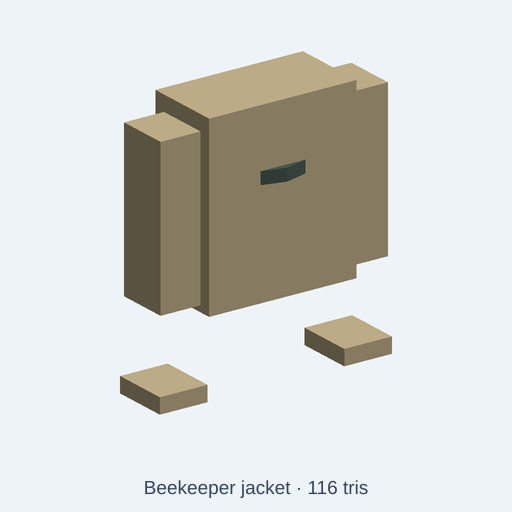
#> input picture artifacts/catalog-demos/apiary-silhouette-20261106/before/beekeeper-jacket.png, 512 x 512 px, given in place of bag-opener.png, which was not available
$ python make_demo.py
#> lines starting #> are read from the running program, lines starting #| are printed output that depends on the picture
#!/usr/bin/env python3
# SPDX-License-Identifier: MIT
# Copyright (c) 2026 Andrii Shylenko and kernelCAD contributors

from pathlib import Path
import subprocess

from PIL import Image, ImageDraw, ImageFont, ImageOps

HERE = Path(__file__).resolve().parent
ROOT = HERE.parents[2]
SLIDES = HERE / "slides"
VIDEO = HERE / "recycling-glass-screening-motor-cap-material-review.mp4"
SIZE = (1280, 720)
BG = "#edf2f6"
INK = "#22354a"
MUTED = "#52687e"
PANEL = "#ffffff"
ACCENT = "#2c6f94"
FONT = "/usr/share/fonts/truetype/dejavu/DejaVuSans.ttf"
FONT_BOLD = "/usr/share/fonts/truetype/dejavu/DejaVuSans-Bold.ttf"
FONT_MONO = "/usr/share/fonts/truetype/dejavu/DejaVuSansMono.ttf"


def font(size: int, bold: bool = False, mono: bool = False) -> ImageFont.FreeTypeFont:
    path = FONT_MONO if mono else FONT_BOLD if bold else FONT
    return ImageFont.truetype(path, size)


def canvas(title: str, subtitle: str | None = None) -> tuple[Image.Image, ImageDraw.ImageDraw]:
#> called with title = 'Recycling equipment: five preview audit'
    image = Image.new("RGB", SIZE, BG)
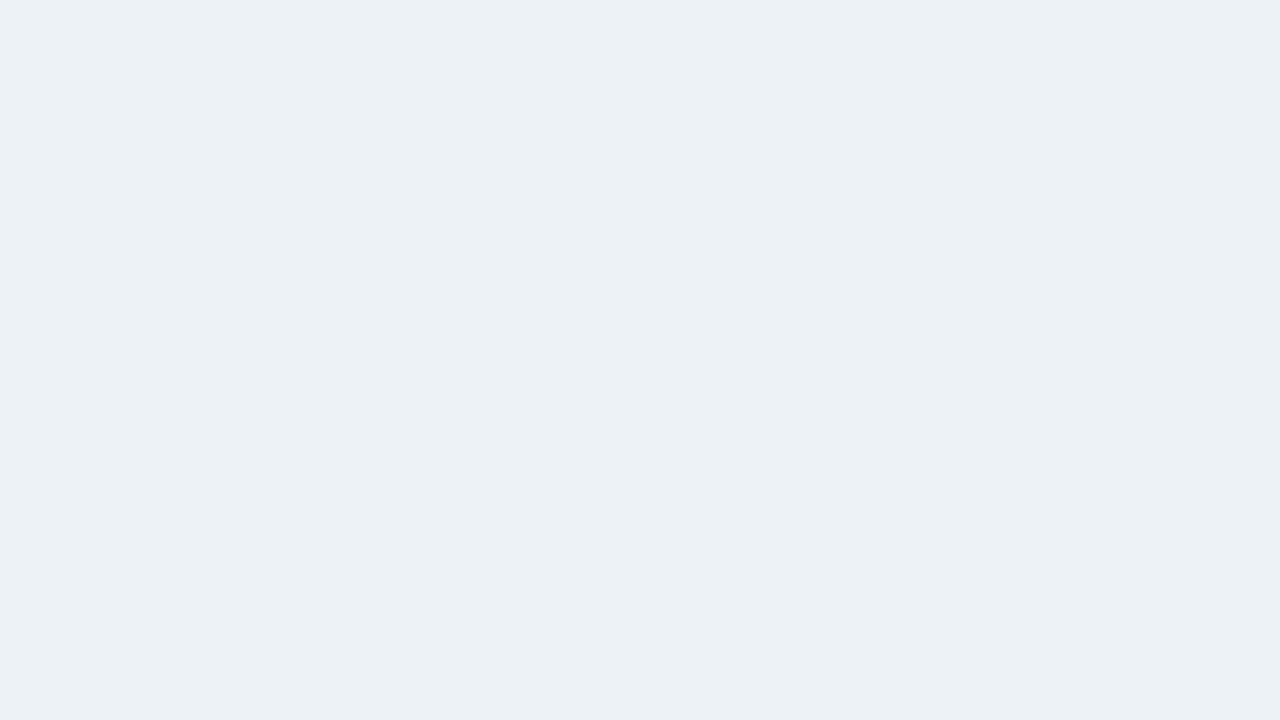
#> image: PIL image 1280x720 RGB; mean R, G, B 237, 242, 246
    draw = ImageDraw.Draw(image)
    draw.text((52, 30), title, fill=INK, font=font(35, bold=True))
    draw.line((52, 86, 1228, 86), fill="#c6d2dc", width=2)
    if subtitle:
        draw.text((54, 98), subtitle, fill=MUTED, font=font(20))
    return image, draw


# [27 lines left out: functions place_image, wrapped, not called in this run]


def save(image: Image.Image, name: str) -> None:
    image.save(SLIDES / name)


def make_slides() -> None:
    SLIDES.mkdir(parents=True, exist_ok=True)
    previews = HERE / "previews" / "before"
    samples = [
        ("Bag opener", "bag-opener.png"),
        ("Cross-belt sorter", "cross-belt-sorter.png"),
        ("Disc screen", "disc-screen.png"),
        ("Glass screening deck", "glass-screening-deck.png"),
        ("Bottle cleaning line", "bottle-cleaning-line.png"),
    ]

    image, draw = canvas("Recycling equipment: five preview audit", "Local default software renders · semantic and material review")
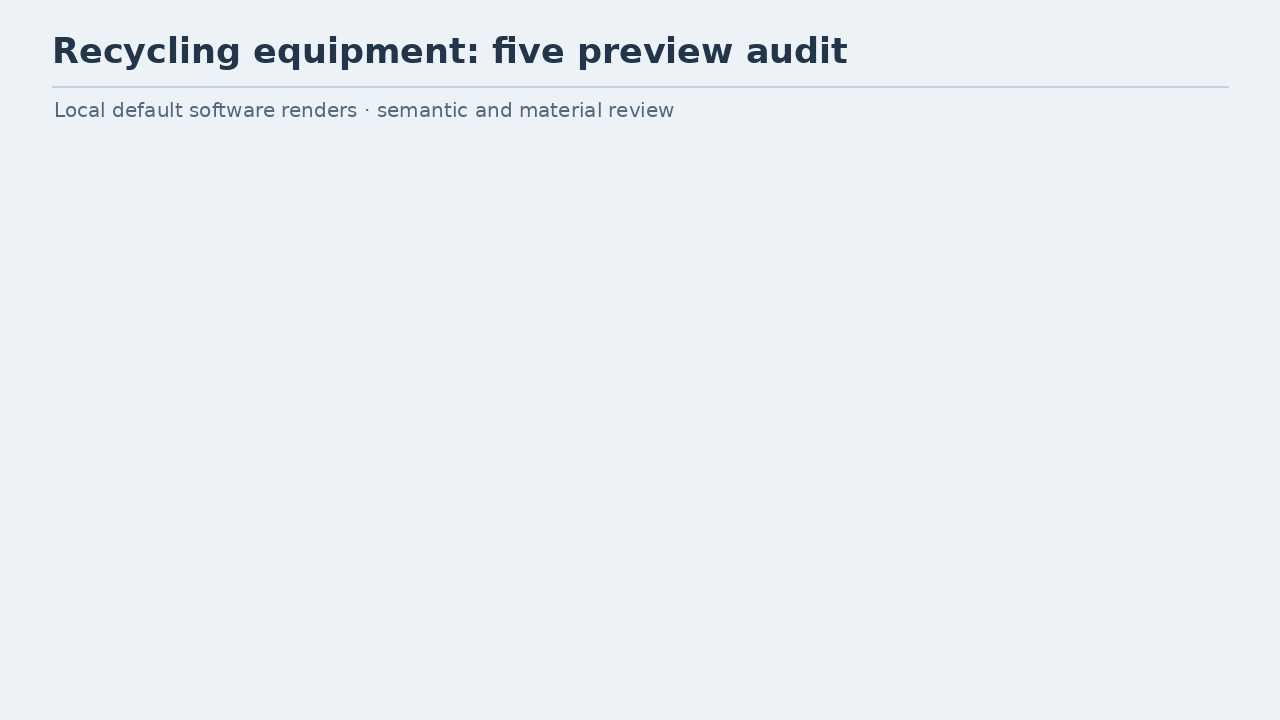
#> image: PIL image 1280x720 RGB; mean R, G, B 234.6, 239.8, 244
    positions = [(48, 138), (454, 138), (860, 138), (251, 407), (657, 407)]
    for (label, filename), (x, y) in zip(samples, positions, strict=True):
        draw.rounded_rectangle((x, y, x + 372, y + 248), radius=12, fill=PANEL, outline="#c6d2dc", width=2)
        draw.text((x + 15, y + 10), label, fill=INK, font=font(21, bold=True))
        source = Image.open(previews / filename).convert("RGB")
#> source is the input picture: PIL image 512x512 RGB; mean R, G, B 212, 213.1, 210.2
        fitted = ImageOps.contain(source, (334, 198))
        image.paste(fitted, (x + (372 - fitted.width) // 2, y + 42 + (198 - fitted.height) // 2))
#> pass 2 of the loop in make_slides, `for (label, filename), (x, y) in zip(samples, positions, strict=True):`:
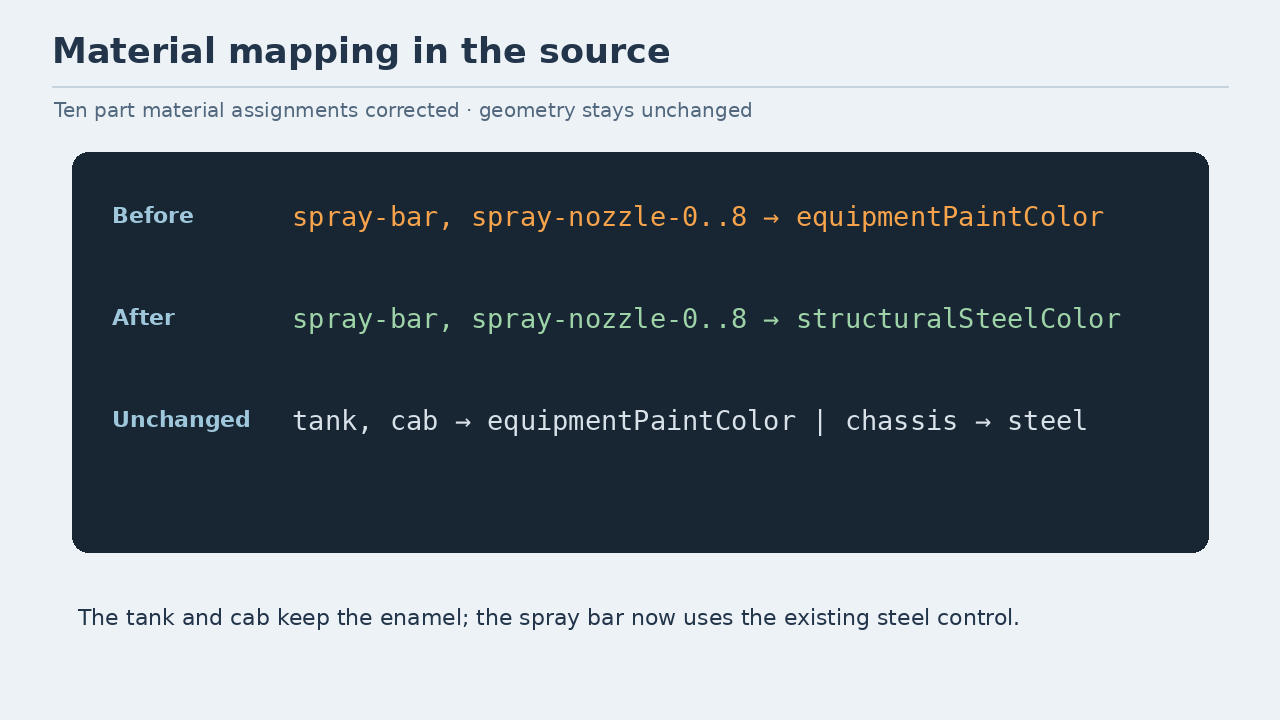
#> input picture artifacts/catalog-demos/construction-asphalt-spray-bar-material-review-20261113/slides/03-source-material.png, 1280 x 720 px, given in place of cross-belt-sorter.png, which was not available
#> in make_slides, source is the input picture: PIL image 1280x720 RGB; mean R, G, B 131.1, 140.6, 148.7
#> in make_slides, `fitted = ImageOps.contain(source, (334, 198))`:
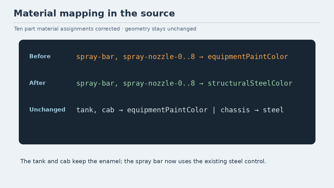
#> fitted: PIL image 334x188 RGB; mean R, G, B 131.1, 140.6, 148.7
#> in make_slides, `image.paste(fitted, (x + (372 - fitted.width) // 2, y + 42 + (198 - fi..`:
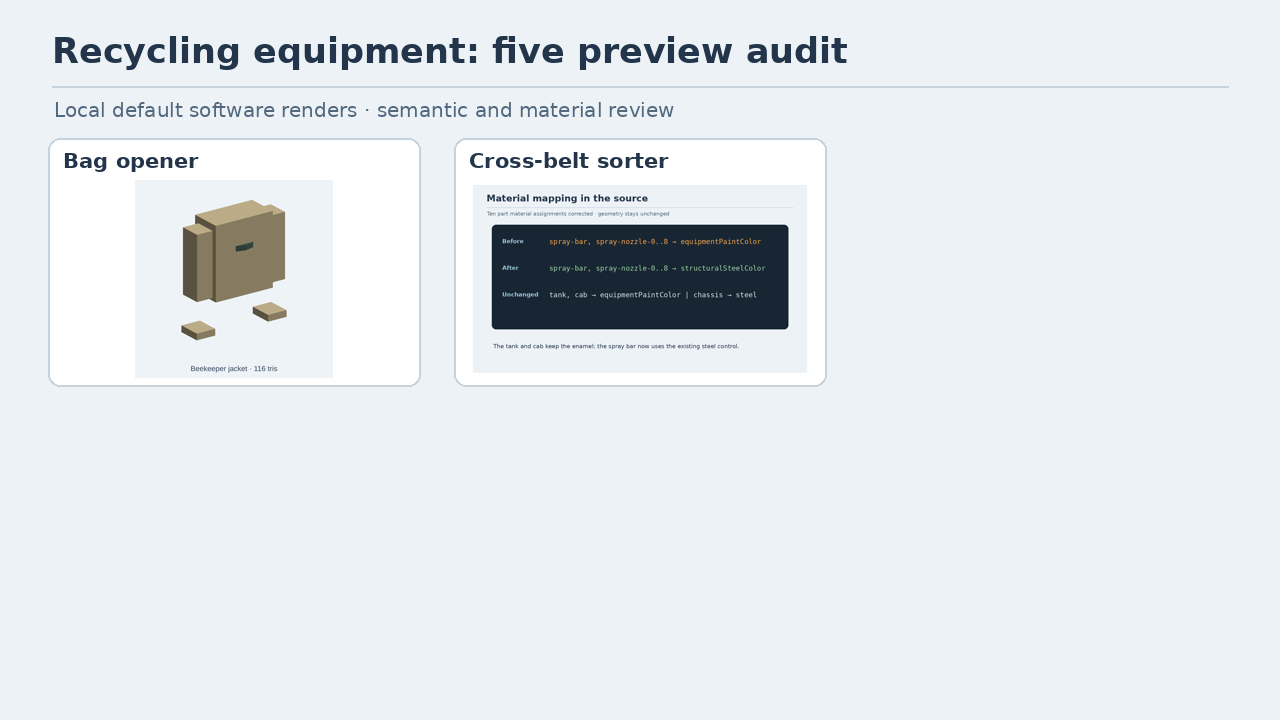
#> image: PIL image 1280x720 RGB; mean R, G, B 227.2, 232.2, 236.1
    save(image, "01-five-preview-audit.png")

    before = HERE / "previews" / "before" / "glass-screening-deck.png"
    image, draw = canvas("Before · glass-screening-deck", "2,016 triangles · the panel color is shared by the screen panels and motor end caps")
    place_image(image, before, (62, 146, 540, 540))
    draw.text((668, 195), "Observed mismatch", fill=ACCENT, font=font(27, bold=True))
    y = wrapped(draw, "Both motor end caps render orange like the polyurethane screening panels.", 668, 245, 520, 25)
    y = wrapped(draw, "The motor bodies are already dark charcoal.", 668, y + 15, 520, 25)
    wrapped(draw, "The preview still reads as a double-deck glass sizing screen.", 668, y + 15, 520, 25, MUTED)
    save(image, "02-before.png")

    image, draw = canvas("Material mapping in the source", "A two-part material assignment correction · geometry stays unchanged")
    draw.rounded_rectangle((72, 152, 1208, 552), radius=16, fill="#182633")
    mono = font(27, mono=True)
    code = [
        ("Before", "motor-cap-*.color(panels)", "#f6a34b"),
        ("After", "motor-cap-*.color(dark)", "#9ed3a8"),
        ("Unchanged", "screen-panels → panels   |   motor-bodies → dark", "#d8e1e8"),
    ]
    y = 202
    for label, snippet, color in code:
        draw.text((112, y), label, fill="#9fc7dc", font=font(22, bold=True))
        draw.text((292, y - 2), snippet, fill=color, font=mono)
        y += 102
    draw.text((78, 604), "The orange polyurethane panels remain orange; both end caps now match their motor housings.", fill=INK, font=font(22))
    save(image, "03-source-material.png")

    after = HERE / "previews" / "after" / "glass-screening-deck.png"
    image, draw = canvas("After · glass-screening-deck", "Motor bodies and end caps share the dark finish · orange polyurethane panels remain distinct")
    place_image(image, after, (62, 146, 540, 540))
    draw.text((668, 195), "Result", fill=ACCENT, font=font(27, bold=True))
    y = wrapped(draw, "The two end caps now use the same dark motor finish as the cylindrical motor bodies.", 668, 245, 520, 25)
    y = wrapped(draw, "The screen panels retain their orange polyurethane material control.", 668, y + 15, 520, 25)
    wrapped(draw, "2,016 triangles and the default envelope are unchanged.", 668, y + 15, 520, 25, MUTED)
    save(image, "04-after.png")

    image, draw = canvas("Local verification", "Source, generated preview, exported GLB regression, and catalog index")
    bullets = [
        "Focused exported-GLB regression: 1/1 passed; baseline failed on the wrong palette assignment.",
        "Recycling facility quality gate: 153/153; this is a structural check, not a realism score.",
        "Catalog index: 2,402 rows retained; only glass-screening-deck changed; source SHA and preview path match.",
        "2,016 triangles / 2,800 budget; four material controls and four presets remain.",
    ]
    y = 158
    for item in bullets:
        draw.ellipse((80, y + 8, 98, y + 26), fill=ACCENT)
        y = wrapped(draw, item, 118, y, 1080, 23) + 17
    draw.rounded_rectangle((68, 566, 1210, 662), radius=12, fill="#dce7ee")
    wrapped(draw, "Local source and software preview evidence only. Not deployed; no process simulation or hardware acceptance is claimed.", 92, 585, 1090, 20, MUTED)
    save(image, "05-verification.png")


# [20 lines left out: function make_video, not called in this run]


if __name__ == "__main__":
#> (the run stopped early here; a loop or call above may not have finished)
